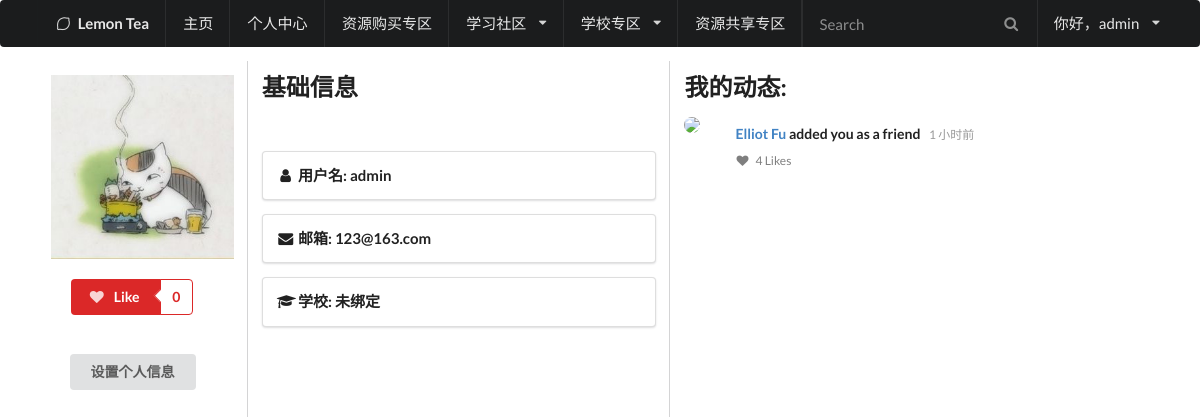
Before: /identity/ (signed in) with the older database file.
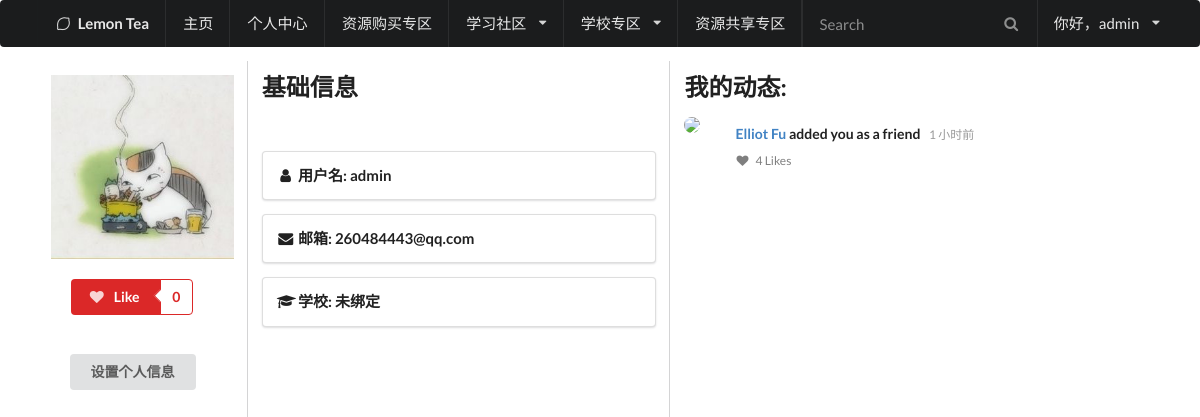
After: the same page with the newer database file.
### LemonApp/models.py (models this page shows, shortened)
class Account(AbstractUser):
    face = models.ImageField("头像", upload_to="UserPhoto/", null=True, default="UserPhoto/default.png")
    permission = models.IntegerField("权限类型", default=0) #数值越大权限越高
    college_id = models.IntegerField("所属大学", default=-1)
    card_number = models.CharField("学号或教工号", max_length=50, default="-1")
    class Meta:
        db_table = "Account"

### LemonApp/views.py (the view)
# urls.py: url(r'^identity/$', views.identity, name="identity"),
def identity(request):
	college_list = College.objects.all()
	error_type = tips(request)
	if error_type > 0:
		return render(request,'tips.html', locals())
	if request.user.college_id != -1:
		college = College.objects.filter(id=request.user.college_id)[0]
		college_name = college.name
	else:
		college_name = "未绑定"
	return render(request, 'personal-info.html', locals())

### LemonApp/views.py (called while the page is built, shortened)
def tips(request): #验证权限
	path = request.path
	URL_list = path.split('/')
	if not request.user.id:
		return 1 #1-未登录
	if "identity" in path:
		return 0 #0-通过验证

### LemonApp/templates/personal-info.html (shortened to what this page needs)
{% load static %}
{%include "head.html"%}
<body>
    {% include "HeaderMenu.html"%}
    <div class="ui main container">
        <div class="ui internally celled grid">
            <div class="three wide column">
                <a href="#" class="ui medium image"><img src="/LemonApp/media/{{ request.user.face }}"></a>
                <div class="ui labeled button" tabindex="0" style="margin:20px">
                    <div class="ui red button"><i class="heart icon"></i> Like </div>
                    <a class="ui basic red left pointing label">0</a>
                </div>
                <a href="modify_info" class="ui button" tabindex="0" style="margin:19px">设置个人信息</a>
            </div>
            <div class="six wide column">
                <h2 class="ui header">基础信息</h2>
                <br>
                <div class="ui segment">
                    <div class="content">
                        <h4 class="header"><i class="user icon"></i>用户名:   {{ request.user.username }}</h4>
                    </div>
                </div>
                <div class="ui segment">
                    <div class="content">
                        <h4 class="header"> <i class="mail icon"></i>邮箱:   {{ request.user.email }}</h4>
                    </div>
                </div>
                <div class="ui segment">
                    <div class="content">
                        <h4 class="header"><i class="student icon"></i>学校:   {{ college_name }}</h4>
                    </div>
                </div>
            </div>
            <div class="seven wide column">
                <h2 class="ui header">我的动态:</h1>
            <div class="ui feed">
              <div class="event">
              <div class="label">
                  <img src="/images/avatar/small/elliot.jpg">
              </div>
              <div class="content">
                  <div class="summary"><a class="user"> Elliot Fu </a> added you as a friend <div class="date">1 小时前 </div>
                  </div>
                  <div class="meta">
                    <a class="like"><i class="like icon"></i> 4 Likes </a>
                  </div>
              </div>
            </div>
        </div>
    </div>
  </div>
</body>
</html>

### LemonApp/templates/HeaderMenu.html (shortened to what this page needs)
    <div class="ui inverted large head main menu ">
        <div class="ui  container">
            <div class="header item"><i class= "lemon icon"></i>Lemon Tea</div>
            <a href="/" class="item">主页</a>
            <a class="item" href="/identity/">个人中心</a>
            <a class="item" href="/shop/">资源购买专区</a>
            <div class="ui dropdown item" tabindex="0">
                学习社区<i class="dropdown icon"></i>
            </div>
            <div class="ui dropdown item" tabindex="0"><a href="/colleges/">
                学校专区</a><i class="dropdown icon"></i>
            </div>
            <a class="item" href="/share/">资源共享专区</a>
            <div class="right menu">
                <div class="item">
                    <div class="ui transparent inverted icon input">
                        <i class="search icon"></i>
                        <input type="text" placeholder="Search">
                    </div>
                </div>
                {% if request.user.id %}
                   <div class="ui dropdown item" tabindex="0">
                        你好，{{ request.user.username }}<i class="dropdown icon"></i>
                    </div>
                {% else %}
                    <a class="item" href="login">登录</a>
                    <a class="item" href="signup">注册</a>
                {% endif %}
            </div>
        </div>
    </div>

Changed rows visible on the page:
changed Account "admin": user.email "123@163.com" → "260484443@qq.com"
